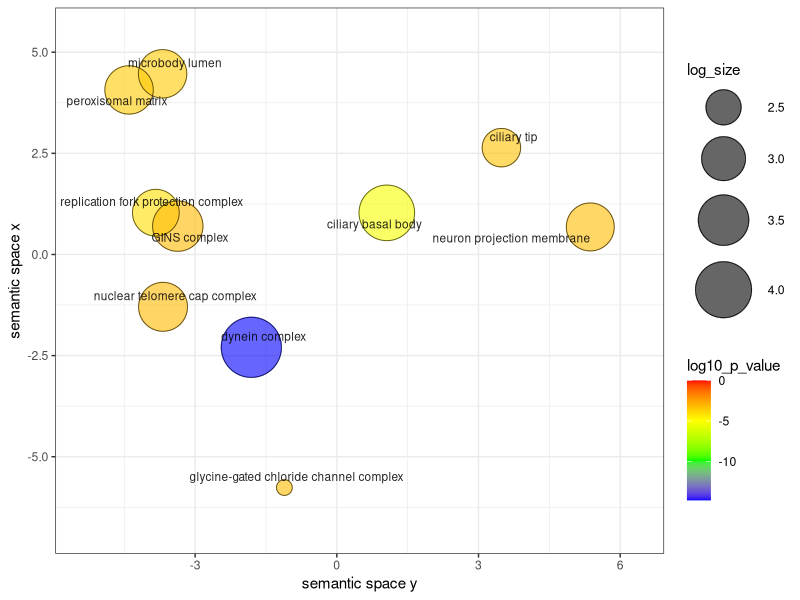
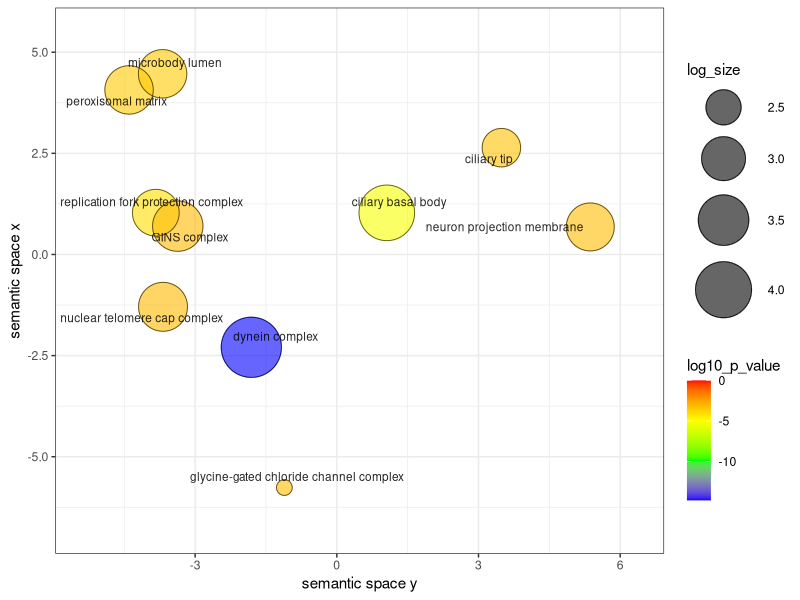

The R source for these figures, in order:
# A plotting R script produced by the Revigo server at http://revigo.irb.hr/
# If you found Revigo useful in your work, please cite the following reference:
# Supek F et al. "REVIGO summarizes and visualizes long lists of Gene Ontology
# terms" PLoS ONE 2011. doi:10.1371/journal.pone.0021800

# --------------------------------------------------------------------------
# If you don't have the ggplot2 package installed, uncomment the following line:
# install.packages( "ggplot2" );
library( ggplot2 );
library(ggrepel)
# --------------------------------------------------------------------------
# If you don't have the scales package installed, uncomment the following line:
# install.packages( "scales" );
library( scales );

# --------------------------------------------------------------------------
# Here is your data from Revigo. Scroll down for plot configuration options.

revigo.names <- c("term_ID","description","frequency","plot_X","plot_Y","log_size","log10_p_value","uniqueness","dispensability");
revigo.data <- rbind(c("GO:0030286","dynein complex",0.131930369727061,-1.81008031573268,-2.29480403900491,4.42135709851314,-14.7980993185234,0.37136903352721,0),
c("GO:0097542","ciliary tip",0.00230518118724132,3.48479372993267,2.6401791541045,2.66464197555613,-3.26000683313858,0.508802043498527,0.1157287),
c("GO:0016935","glycine-gated chloride channel complex",0.000550043233398145,-1.11073716850614,-5.76125167871985,2.04532297878666,-3.17830801158322,0.77977868703549,0.19761107),
c("GO:0031298","replication fork protection complex",0.0078506170585008,-3.83241308875572,1.03262932591884,3.19617618503997,-4.04591658460789,0.508402751348257,0.27816506),
c("GO:0005782","peroxisomal matrix",0.010580831653368,-4.39918130444373,4.0679269236901,3.32572085801941,-3.51918509906018,0.675631553516285,0.36832144),
c("GO:0000783","nuclear telomere cap complex",0.0116209134037935,-3.68003036344132,-1.29413330884886,3.36642295722597,-3.05407491554185,0.45699963246638,0.43282425),
c("GO:0032589","neuron projection membrane",0.00973576523114717,5.3670156070804,0.680613507148416,3.2895889525426,-3.13725748555333,0.615046319242864,0.48232973),
c("GO:0036064","ciliary basal body",0.0448035215567944,1.05858109328153,1.02877035514936,3.95235647732379,-5.17208158686321,0.30870734419332,0.62550126),
c("GO:0031907","microbody lumen",0.010580831653368,-3.6894231234742,4.46603549674701,3.32572085801941,-3.51918509906018,0.675631553516285,0.63431391),
c("GO:0000811","GINS complex",0.0153062030675611,-3.36769093182687,0.700886746073015,3.48600518636224,-3.05950477515596,0.459270642802393,0.6390631));

one.data <- data.frame(revigo.data);
names(one.data) <- revigo.names;
one.data <- one.data [(one.data$plot_X != "null" & one.data$plot_Y != "null"), ];
one.data$plot_X <- as.numeric( as.character(one.data$plot_X) );
one.data$plot_Y <- as.numeric( as.character(one.data$plot_Y) );
one.data$log_size <- as.numeric( as.character(one.data$log_size) );
one.data$log10_p_value <- as.numeric( as.character(one.data$log10_p_value) );
one.data$frequency <- as.numeric( as.character(one.data$frequency) );
one.data$uniqueness <- as.numeric( as.character(one.data$uniqueness) );
one.data$dispensability <- as.numeric( as.character(one.data$dispensability) );
#head(one.data);


# --------------------------------------------------------------------------
# Names of the axes, sizes of the numbers and letters, names of the columns,
# etc. can be changed below

p1 <- ggplot( data = one.data );
p1 <- p1 + geom_point( aes( plot_X, plot_Y, colour = log10_p_value, size = log_size), alpha = I(0.6) ) + scale_size_area();
p1 <- p1 + scale_colour_gradientn( colours = c("blue", "green", "yellow", "red"), limits = c( min(one.data$log10_p_value), 0) );
p1 <- p1 + geom_point( aes(plot_X, plot_Y, size = log_size), shape = 21, fill = "transparent", colour = I (alpha ("black", 0.6) )) + scale_size_area();
p1 <- p1 + scale_size( range=c(5, 20)) + theme_bw(); # + scale_fill_gradientn(colours = heat_hcl(7), limits = c(-300, 0) );
ex <- one.data [ one.data$dispensability < 1, ];
p1 <- p1 + geom_text_repel( data = ex, aes(plot_X, plot_Y, label = description), colour = I(alpha("black", 0.85)), size = 3 );
p1 <- p1 + labs (y = "semantic space x", x = "semantic space y");
p1 <- p1 + theme(legend.key = element_blank()) ;
one.x_range = max(one.data$plot_X) - min(one.data$plot_X);
one.y_range = max(one.data$plot_Y) - min(one.data$plot_Y);
p1 <- p1 + xlim(min(one.data$plot_X)-one.x_range/10,max(one.data$plot_X)+one.x_range/10);
p1 <- p1 + ylim(min(one.data$plot_Y)-one.y_range/10,max(one.data$plot_Y)+one.y_range/10);


# --------------------------------------------------------------------------
# Output the plot to screen

p1;

# Uncomment the line below to also save the plot to a file.
# The file type depends on the extension (default=pdf).

# ggsave("/path_to_your_file/revigo-plot.pdf");
ggsave("figures/DE_E1516_vs_E217_up_CC_REVIGO.png", width=8, height=8, dpi=1200);
